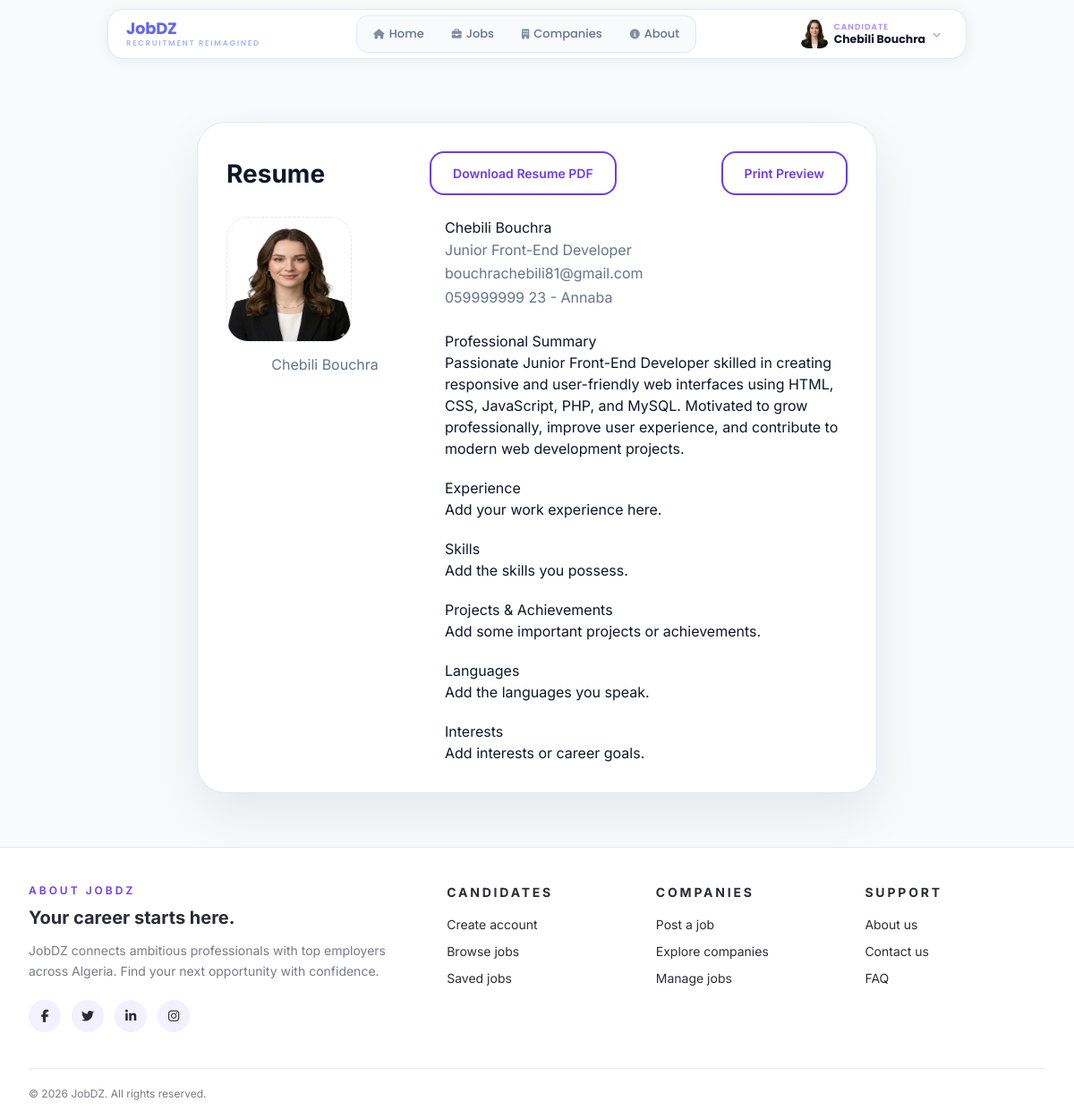
The app's page /cv.php (signed in) with its own data.
### tables this page shows
CREATE TABLE `candidates_profiles` (
  `id` int(11) NOT NULL,
  `user_id` int(11) NOT NULL,
  `full_name` varchar(255) DEFAULT NULL,
  `phone` varchar(20) DEFAULT NULL,
  `city` varchar(100) DEFAULT NULL,
  `image_path` varchar(255) DEFAULT NULL,
  `updated_at` timestamp NOT NULL DEFAULT current_timestamp() ON UPDATE current_timestamp(),
  `job_title` varchar(255) DEFAULT NULL,
  `summary` text DEFAULT NULL,
  `category` varchar(100) DEFAULT NULL,
  `specialty` varchar(150) DEFAULT NULL,
  `availability` varchar(50) DEFAULT NULL,
  `experience_level` varchar(50) DEFAULT NULL,
  `cv_file` varchar(255) DEFAULT NULL,
  `linkedin_url` varchar(255) DEFAULT NULL,
  `github_url` varchar(255) DEFAULT NULL,
  `portfolio_url` varchar(255) DEFAULT NULL,
  `profile_views` int(11) DEFAULT 0
);

### functions.php (called while the page is built, shortened)
<?php
require_once 'config.php';
function isLoggedIn()
{
    return !empty($_SESSION['user']);
}
function getCandidateProfile($userId)
{
    global $pdo;
    $stmt = $pdo->prepare("
        SELECT *
        FROM candidates_profiles
        WHERE user_id = ?
    ");
    $stmt->execute([$userId]);
    return $stmt->fetch(PDO::FETCH_ASSOC) ?: [];
}

### config.php (called while the page is built, shortened)
<?php
function e($str) {
    return htmlspecialchars((string)$str, ENT_QUOTES, 'UTF-8');
}

### cv.php (the view, shortened to what this page needs)
<?php
require_once 'functions.php';
$profile = getCandidateProfile($_SESSION['user']['id']);
?>
<!DOCTYPE html>
<html lang="en">
<head>
    <?php include 'includes/tailwind-head.php'; ?>
    <link rel="stylesheet" href="css/all.min.css">
    <link rel="stylesheet" href="css/global.css">
</head>
<body>
<header>
    <div class="container">
        <?php include 'includes/navbar.php'; ?>
    </div>
</header>
<main class="container profile-page" style="padding: 60px 0;">
    <div class="card profile-card" style="max-width: 760px; margin: 0 auto;">
        <div class="section-title" style="display:flex; align-items:center; gap:10px; flex-wrap:wrap;">
            <h3>Resume</h3>
            <a class="btn secondary" href="cv_download.php">Download Resume PDF</a>
            <button class="btn secondary" onclick="window.print()">Print Preview</button>
        </div>
        <div style="display:grid; grid-template-columns: 220px 1fr; gap:24px; align-items:start;">
            <div style="text-align:center;">
                <img class="upload-preview" src="<?php echo e($profile['image_path'] ?: 'https://via.placeholder.com/180?text=CV'); ?>" alt="Profile Image">
                <p class="small-note" style="margin-top:12px;"><?php echo e($profile['full_name'] ?: 'Candidate'); ?></p>
            </div>
            <div>
                <h2><?php echo e($profile['full_name'] ?? 'Full Name'); ?></h2>
                <p class="small-note"><?php echo e($profile['job_title'] ?? 'Professional Title'); ?></p>
                <p class="small-note"><?php echo e($_SESSION['user']['email']); ?></p>
                <p class="small-note"><?php echo e($profile['phone'] ?? 'Phone not specified'); ?>  <?php echo e($profile['city'] ?? 'City not specified'); ?></p>
                <div style="margin-top: 24px;">
                    <h4>Professional Summary</h4>
                    <p><?php echo nl2br(e($profile['summary'] ?? 'Add a strong career summary here.')); ?></p>
                </div>
                <div style="margin-top: 20px;">
                    <h4>Experience</h4>
                    <p><?php echo nl2br(e($profile['experience'] ?? 'Add your work experience here.')); ?></p>
                </div>
                <div style="margin-top: 20px;">
                    <h4>Skills</h4>
                    <p><?php echo nl2br(e($profile['skills'] ?? 'Add the skills you possess.')); ?></p>
                </div>
                <div style="margin-top: 20px;">
                    <h4>Projects & Achievements</h4>
                    <p><?php echo nl2br(e($profile['projects'] ?? 'Add some important projects or achievements.')); ?></p>
                </div>
                <div style="margin-top: 20px;">
                    <h4>Languages</h4>
                    <p><?php echo nl2br(e($profile['languages'] ?? 'Add the languages you speak.')); ?></p>
                </div>
                <div style="margin-top: 20px;">
                    <h4>Interests</h4>
                    <p><?php echo nl2br(e($profile['interests'] ?? 'Add interests or career goals.')); ?></p>
                </div>
            </div>
        </div>
    </div>
</main>
<?php include 'includes/footer.php'; ?>
</body>
</html>

### includes/navbar.php (shortened to what this page needs)
<?php
$currentPage = basename($_SERVER['PHP_SELF'], '.php');
$role = $_SESSION['user']['role'] ?? 'guest';
$isAdmin = ($role === 'admin');
$isTransparentNavbar = false;
$isLoggedInUser = isLoggedIn();
?>
<div class="nb-wrap <?php echo $isTransparentNavbar ? 'nb-transparent' : ''; ?>" style="width:100%;box-sizing:border-box;">
    <div class="nb">
        <a href="<?php echo $isAdmin ? 'admin.php' : 'index.php'; ?>" class="nb-logo">
            <div>
                <span class="nb-logo-name"><?php echo $isAdmin ? 'JobDZ Admin' : 'JobDZ'; ?></span>
                <span class="nb-logo-sub"><?php echo $isAdmin ? 'Management Panel' : 'Recruitment Reimagined'; ?></span>
            </div>
        </a>
        <?php if (!$isAdmin): ?>
            <?php
            $navItems = [
                ['url' => 'index.php',     'label' => 'Home',      'icon' => 'fa-home'],
                ['url' => 'job.php',       'label' => 'Jobs',      'icon' => 'fa-briefcase'],
                ['url' => 'companies.php', 'label' => 'Companies', 'icon' => 'fa-building'],
                ['url' => 'about.php',     'label' => 'About',     'icon' => 'fa-info-circle'],
            ];
            ?>
            <nav class="nb-nav">
                <?php foreach ($navItems as $item):
                    $isActive = ($currentPage === basename($item['url'], '.php'));
                ?>
                    <a href="<?php echo $item['url']; ?>"
                       class="nb-nl <?php echo $isActive ? 'nb-active' : 'nb-inactive'; ?>">
                        <i class="fas <?php echo $item['icon']; ?>"></i>
                        <?php echo $item['label']; ?>
                    </a>
                <?php endforeach; ?>
            </nav>
        <?php else: ?>
            <div></div>
        <?php endif; ?>
        <div class="nb-right">
            <?php if ($isLoggedInUser): ?>
                <?php
                if ($role === 'admin') {
                    $accountType = 'Admin';
                    $displayName = 'Administrator';
                    $avatarUrl   = '';
                    $dotColor    = '#ef4444';
                } elseif ($role === 'company') {
                    $accountType = 'Company';
                    $profileData = getCompanyProfile($_SESSION['user']['id']);
                    $displayName = $profileData['company_name'] ?? $_SESSION['user']['email'];
                    $avatarUrl   = $profileData['logo_url'] ?? '';
                    $dotColor    = '#8b5cf6';
                } else {
                    $accountType = 'Candidate';
                    $profileData = getCandidateProfile($_SESSION['user']['id']);
                    $displayName = $profileData['full_name'] ?? $_SESSION['user']['email'];
                    $avatarUrl   = $profileData['image_path'] ?? '';
                }
                $initial = strtoupper(substr($displayName, 0, 1));
                ?>
                <div class="nb-pill" id="nb-profile-btn" style="position:relative;">
                    <div class="nb-avatar">
                        <?php if ($avatarUrl): ?>
                            <img src="<?php echo e($avatarUrl); ?>" alt="Avatar">
                        <?php else: ?>
                            <?php echo e($initial); ?>
                        <?php endif; ?>
                    </div>
                    <div class="nb-pill-info">
                        <span class="nb-pill-role"><?php echo e($accountType); ?></span>
                        <span class="nb-pill-name"><?php echo e($displayName); ?></span>
                    </div>
                    <i class="fas fa-chevron-down nb-chev"></i>
                </div>
            <?php endif; ?>
        </div>
    </div>
</div>

### css/global.css (style rules this page uses)
:root { --primary: #6C3CF0; --primary-dark: #5A22E0; --primary-light: #B89AFB; --primary-lighter: #F3F0FF; --primary-soft: rgba(108, 60, 240, 0.1); --primary-softer: rgba(108, 60, 240, 0.05); --bg: #F5F5F8; --bg-light: #F5F5F8; --bg-purple-light: #F3F0FF; --surface: #FFFFFF; --surface-2: #F8FAFC; --surface-alt: #F9F7FE; --text-dark: #2C2C34; --text: #2C2C34; --text-2: #4A4A5E; --text-gray: #7A7A85; --text-muted: #9A9AA8; --muted: #7A7A85; --border: #E7E7EE; --border-light: #F0EEFC; --border-strong: #D4C4F4; --white: #FFFFFF; --gray-50: #F9F8FE; --gray-100: #F3F0FF; --gray-200: #E7E7EE; --gray-300: #D4CFDF; --gray-400: #9A9AA8; --success: #10B981; --success-light: #D1FAE5; --success-soft: rgba(16, 185, 129, 0.12); --danger: #EF4444; --danger-light: #FEE2E2; --danger-soft: rgba(239, 68, 68, 0.12); --warning: #F59E0B; --warning-light: #FEF3C7; --warning-soft: rgba(245, 158, 11, 0.12); --shadow: rgba(0, 0, 0, 0.05); --shadow-sm: 0 1px 3px rgba(0, 0, 0, 0.06); --shadow-md: 0 4px 12px rgba(108, 60, 240, 0.08); --shadow-lg: 0 12px 28px rgba(108, 60, 240, 0.12); --shadow-xl: 0 18px 45px rgba(108, 60, 240, 0.15); --radius-sm: 0.5rem; --radius-md: 0.75rem; --radius-lg: 1rem; --radius-xl: 1.5rem; --radius-full: 9999px; --transition: all 0.25s ease; --transition-fast: all 0.15s ease; --transition-slow: all 0.35s ease; --font-body: 'Inter', -apple-system, BlinkMacSystemFont, 'Segoe UI', sans-serif; --font-display: 'Poppins', -apple-system, BlinkMacSystemFont, 'Segoe UI', sans-serif; --text-xs: 0.75rem; --text-sm: 0.875rem; --text-base: 1rem; --text-lg: 1.125rem; --text-xl: 1.25rem; --text-2xl: 1.5rem; --text-3xl: 1.875rem; --text-4xl: 2.25rem; --fw-regular: 400; --fw-medium: 500; --fw-semibold: 600; --fw-bold: 700; --fw-extrabold: 800; --space-1: 0.25rem; --space-2: 0.5rem; --space-3: 0.75rem; --space-4: 1rem; --space-5: 1.25rem; --space-6: 1.5rem; --space-8: 2rem; --space-10: 2.5rem; --space-12: 3rem; --space-16: 4rem; --line-tight: 1.2; --line-normal: 1.5; --line-relaxed: 1.75; }
.container { width: min(1200px, 100% - var(--space-4)); margin: 0 auto; padding: 0 var(--space-4); }
.btn { display: inline-flex; align-items: center; justify-content: center; gap: var(--space-2); padding: var(--space-3) var(--space-6); border-radius: var(--radius-lg); font-size: var(--text-sm); font-weight: var(--fw-semibold); border: none; cursor: pointer; transition: var(--transition-fast); text-decoration: none; white-space: nowrap; user-select: none; }
.btn.secondary,.btn-secondary { background: var(--surface); color: var(--primary); border: 2px solid var(--primary); }

### includes/tailwind-head.php (style rules this page uses)
:root { color-scheme: light; }
html { scroll-behavior: smooth; }
body { font-family: 'Inter', system-ui, sans-serif; background-color: #f8fafc; color: #0f172a; min-height: 100vh; }
.container { width: min(1240px, 100% - 2rem); margin: 0 auto; padding: 0 1rem; }
.panel, .notifications-card, .review-card, .company-card, .job-card, .auth-card, .profile-card { background: #ffffff; border: 1px solid #e2e8f0; border-radius: 2rem; box-shadow: 0 24px 60px rgba(15, 23, 42, 0.08); transition: transform 0.2s ease, box-shadow 0.2s ease, border-color 0.2s ease; padding: 2rem; }
.upload-preview { width: 140px; height: 140px; min-width: 140px; border-radius: 1.5rem; background: #f8fafc; display: grid; place-items: center; color: #64748b; border: 1px dashed #e2e8f0; overflow: hidden; }
.section-title { display: flex; flex-wrap: wrap; align-items: center; justify-content: space-between; gap: 1rem; margin-bottom: 1.5rem; }
.section-title h3, .section-title h4, .section-title h2 { margin: 0; font-size: 1.75rem; font-weight: 700; color: #0f172a; }
.section-title p, .section-title span, .small-note { color: #64748b; line-height: 1.65; }

### records on screen
candidates_profiles: image_path (picture), full_name "Chebili Bouchra", job_title "Junior Front-End Developer", phone "059999999", city "23 - Annaba", summary "Passionate Junior Front-End Developer skilled in creating responsive and user-friendly web interfaces using HTML, CSS, JavaScript, PHP, and MySQL. Motivated to grow professionally, improve user experience, and contribute to modern web development projects."

### other values on screen
$item['label'] "Home"
$item['label'] "Jobs"
$item['label'] "Companies"
$item['label'] "About"
$accountType "CANDIDATE"
$_SESSION['user']['email'] "bouchrachebili81@gmail.com"
$profile['experience'] "Add your work experience here."
$profile['skills'] "Add the skills you possess."
$profile['projects'] "Add some important projects or achievements."
$profile['languages'] "Add the languages you speak."
$profile['interests'] "Add interests or career goals."
